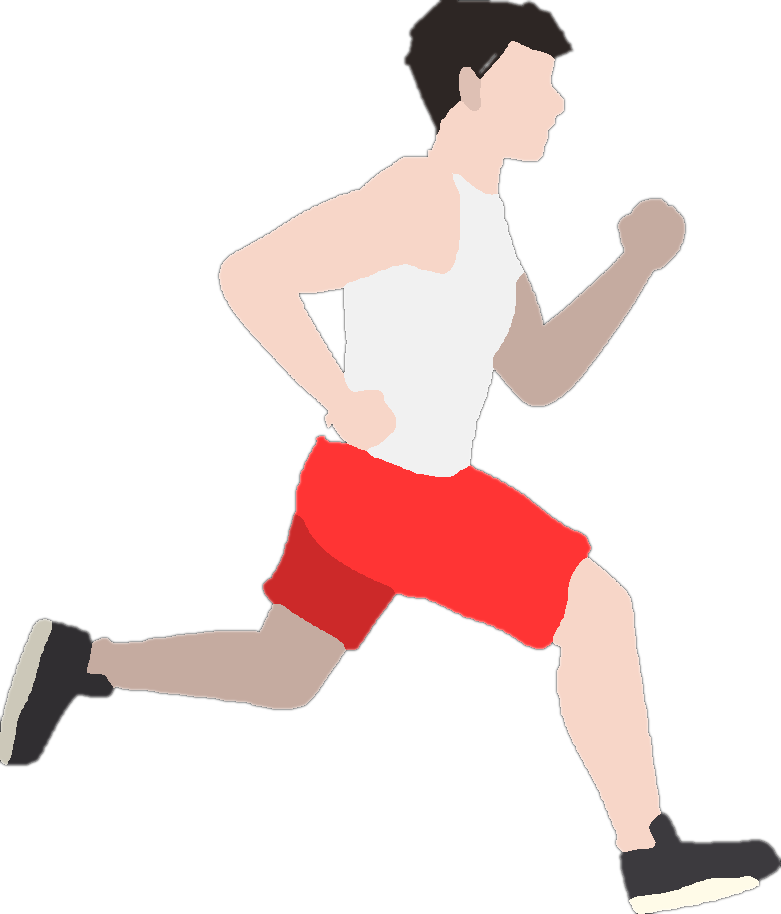
#> input picture reels-kit/assets/corredor.png, 781 x 914 px
$ python tarjeta.py ../assets/corredor.png 5 ../assets/modelo_frontal.png
#> lines starting #> are read from the running program, lines starting #| are printed output that depends on the picture; after the words box and inside, x2 and y2 are one past the last pixel; in counts of white or black regions, pixels touching at a corner belong together
# Uso: python3 -I tarjeta.py imagen.png ancho_px salida.png
# Tarjeta con esquinas redondeadas, sombra y filo blanco hueso. Se coloca centrada sobre el fondo desenfocado.
import sys
from PIL import Image, ImageDraw, ImageFilter
src,W,out=sys.argv[1],int(sys.argv[2]),sys.argv[3]; R=34
im=Image.open(src).convert('RGB'); H=round(im.height*W/im.width); im=im.resize((W,H),Image.LANCZOS)
#> after `im = Image.open(src).convert('RGB')`:
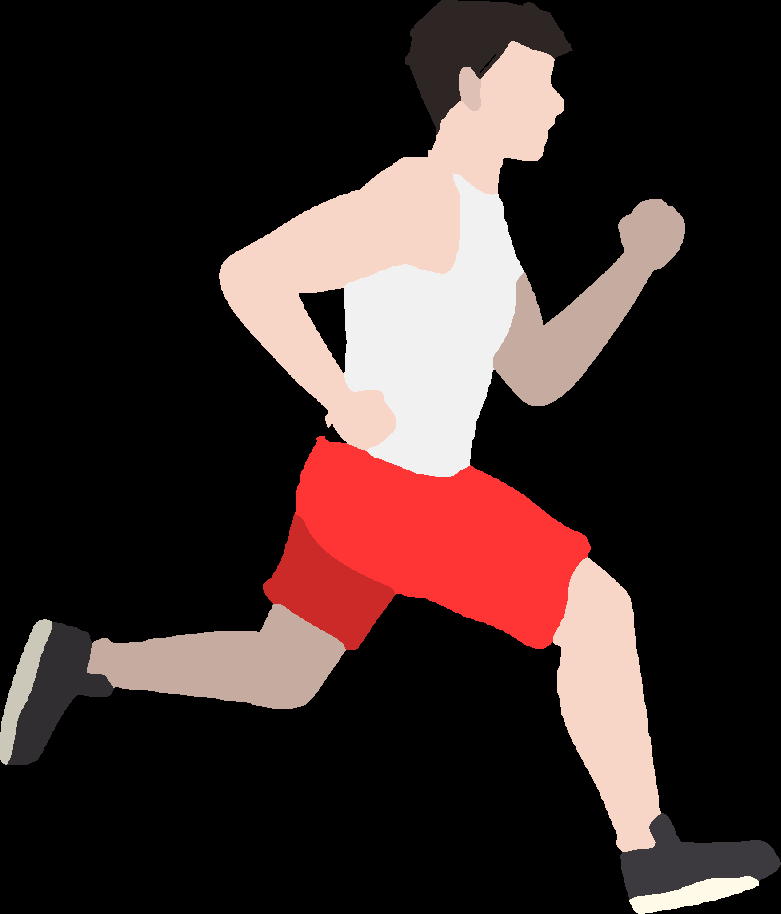
#> im: PIL image 781x914 RGB; mean R, G, B 57.9, 42, 40.2
#> after `H = round(im.height * W / im.width)`: H = 6
m=Image.new('L',(W,H),0); ImageDraw.Draw(m).rounded_rectangle((0,0,W-1,H-1),R,fill=255)
P=60; c=Image.new('RGBA',(W+2*P,H+2*P),(0,0,0,0))
#> after `c = Image.new('RGBA', (W + 2 * P, H + 2 * P), (0, 0, 0, 0))`: c: PIL image 125x126 RGBA; every value is 0
sh=Image.new('L',c.size,0); ImageDraw.Draw(sh).rounded_rectangle((P,P+18,P+W,P+H+18),R,fill=170); sh=sh.filter(ImageFilter.GaussianBlur(26))
#> after `sh = Image.new('L', c.size, 0)`: sh: PIL image 125x126 L; every value is 0
#> after `ImageDraw.Draw(sh).rounded_rectangle((P, P + 18, P + W, P + H + 18), R`:
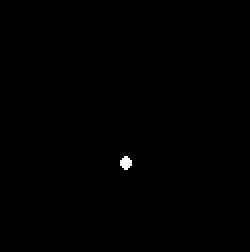
#> sh: PIL image 125x126 L (shown 2 times larger); values 0 (black) and 170 (white), 0.19% white; 1 white region, box (x1, y1, x2, y2) and area: (60, 78, 66, 85) 30
#> after `sh = sh.filter(ImageFilter.GaussianBlur(26))`:
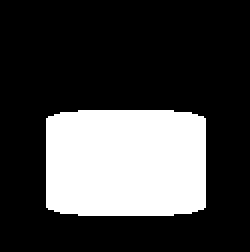
#> sh: PIL image 125x126 L (shown 2 times larger); values 0 (black) and 1 (white), 26.2% white; 1 white region, box (x1, y1, x2, y2) and area: (23, 55, 103, 108) 4128
c.paste(Image.new('RGBA',c.size,(0,0,0,255)),(0,0),sh)
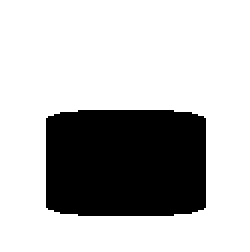
#> c: PIL image 125x126 RGBA (shown 2 times larger); mean R, G, B, A 0, 0, 0, 0.262; transparent parts drawn white
ring=Image.new('L',(W,H),0); ImageDraw.Draw(ring).rounded_rectangle((0,0,W-1,H-1),R,outline=255,width=3)
c.paste(im,(P,P),m); c.paste(Image.new('RGBA',(W,H),(255,251,232,255)),(P,P),ring.point(lambda v:int(v*0.5)))
#> after `c.paste(im, (P, P), m)`:
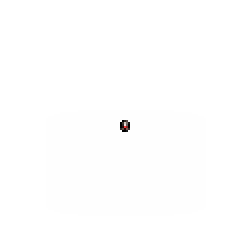
#> c: PIL image 125x126 RGBA (shown 2 times larger); mean R, G, B, A 0.1, 0.1, 0.1, 0.7; transparent parts drawn white
c.save(out); print(out,c.size)
#| ../assets/modelo_frontal.png (125, 126)
